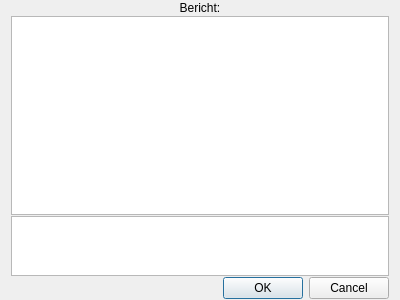
<?xml version="1.0" encoding="UTF-8"?>
<ui version="4.0">
 <class>SpotReplyWindow</class>
 <widget class="QDialog" name="SpotReplyWindow">
  <property name="geometry">
   <rect>
    <x>0</x>
    <y>0</y>
    <width>400</width>
    <height>300</height>
   </rect>
  </property>
  <property name="windowTitle">
   <string>Reactie plaatsen</string>
  </property>
  <layout class="QGridLayout" name="gridLayout">
   <property name="topMargin">
    <number>1</number>
   </property>
   <property name="bottomMargin">
    <number>1</number>
   </property>
   <property name="verticalSpacing">
    <number>1</number>
   </property>
   <item row="3" column="0">
    <widget class="QDialogButtonBox" name="buttonBox">
     <property name="orientation">
      <enum>Qt::Horizontal</enum>
     </property>
     <property name="standardButtons">
      <set>QDialogButtonBox::Cancel|QDialogButtonBox::Ok</set>
     </property>
    </widget>
   </item>
   <item row="1" column="0">
    <widget class="QTextEdit" name="textEdit"/>
   </item>
   <item row="2" column="0">
    <widget class="QListWidget" name="smileys">
     <property name="maximumSize">
      <size>
       <width>9999</width>
       <height>60</height>
      </size>
     </property>
     <property name="verticalScrollBarPolicy">
      <enum>Qt::ScrollBarAlwaysOff</enum>
     </property>
     <property name="iconSize">
      <size>
       <width>50</width>
       <height>40</height>
      </size>
     </property>
     <property name="verticalScrollMode">
      <enum>QAbstractItemView::ScrollPerItem</enum>
     </property>
     <property name="flow">
      <enum>QListView::LeftToRight</enum>
     </property>
    </widget>
   </item>
   <item row="0" column="0">
    <widget class="QLabel" name="label">
     <property name="text">
      <string>Bericht:</string>
     </property>
     <property name="alignment">
      <set>Qt::AlignCenter</set>
     </property>
    </widget>
   </item>
  </layout>
 </widget>
 <resources/>
 <connections>
  <connection>
   <sender>buttonBox</sender>
   <signal>accepted()</signal>
   <receiver>SpotReplyWindow</receiver>
   <slot>accept()</slot>
   <hints>
    <hint type="sourcelabel">
     <x>248</x>
     <y>254</y>
    </hint>
    <hint type="destinationlabel">
     <x>157</x>
     <y>274</y>
    </hint>
   </hints>
  </connection>
  <connection>
   <sender>buttonBox</sender>
   <signal>rejected()</signal>
   <receiver>SpotReplyWindow</receiver>
   <slot>reject()</slot>
   <hints>
    <hint type="sourcelabel">
     <x>316</x>
     <y>260</y>
    </hint>
    <hint type="destinationlabel">
     <x>286</x>
     <y>274</y>
    </hint>
   </hints>
  </connection>
 </connections>
</ui>
